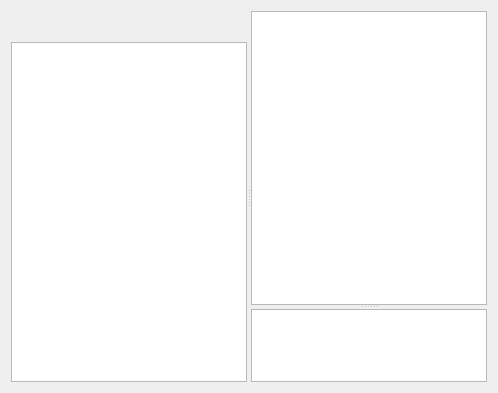
<ui version="4.0" >
 <author>Bastian Bense</author>
 <class>WidgetSendPrivMsg</class>
 <widget class="QWidget" name="WidgetSendPrivMsg" >
  <property name="geometry" >
   <rect>
    <x>0</x>
    <y>0</y>
    <width>498</width>
    <height>393</height>
   </rect>
  </property>
  <property name="windowTitle" >
   <string>Private Messages</string>
  </property>
  <layout class="QHBoxLayout" >
   <item>
    <widget class="QSplitter" name="fSplitterV" >
     <property name="orientation" >
      <enum>Qt::Horizontal</enum>
     </property>
     <widget class="QWidget" name="layoutWidget" >
      <layout class="QVBoxLayout" >
       <item>
        <layout class="QHBoxLayout" >
         <item>
          <widget class="QToolButton" name="fBtnSave" >
           <property name="enabled" >
            <bool>false</bool>
           </property>
           <property name="toolTip" >
            <string>Save Message History</string>
           </property>
           <property name="text" >
            <string/>
           </property>
           <property name="icon" >
            <iconset resource="../application.qrc" >:/icons/icn_download.png</iconset>
           </property>
           <property name="iconSize" >
            <size>
             <width>18</width>
             <height>18</height>
            </size>
           </property>
           <property name="autoRaise" >
            <bool>true</bool>
           </property>
          </widget>
         </item>
         <item>
          <widget class="QToolButton" name="fBtnDelete" >
           <property name="enabled" >
            <bool>false</bool>
           </property>
           <property name="toolTip" >
            <string>Delete Message History</string>
           </property>
           <property name="text" >
            <string/>
           </property>
           <property name="icon" >
            <iconset resource="../application.qrc" >:/icons/icn_delete.png</iconset>
           </property>
           <property name="iconSize" >
            <size>
             <width>18</width>
             <height>18</height>
            </size>
           </property>
           <property name="autoRaise" >
            <bool>true</bool>
           </property>
          </widget>
         </item>
         <item>
          <spacer>
           <property name="orientation" >
            <enum>Qt::Horizontal</enum>
           </property>
           <property name="sizeHint" >
            <size>
             <width>40</width>
             <height>20</height>
            </size>
           </property>
          </spacer>
         </item>
        </layout>
       </item>
       <item>
        <widget class="QListWidget" name="fUsers" >
         <property name="sizePolicy" >
          <sizepolicy vsizetype="Expanding" hsizetype="Expanding" >
           <horstretch>1</horstretch>
           <verstretch>0</verstretch>
          </sizepolicy>
         </property>
         <property name="alternatingRowColors" >
          <bool>true</bool>
         </property>
         <property name="iconSize" >
          <size>
           <width>32</width>
           <height>32</height>
          </size>
         </property>
         <property name="spacing" >
          <number>1</number>
         </property>
        </widget>
       </item>
      </layout>
     </widget>
     <widget class="QSplitter" name="fSplitterH" >
      <property name="sizePolicy" >
       <sizepolicy vsizetype="Expanding" hsizetype="Expanding" >
        <horstretch>0</horstretch>
        <verstretch>0</verstretch>
       </sizepolicy>
      </property>
      <property name="orientation" >
       <enum>Qt::Vertical</enum>
      </property>
      <widget class="QTextEdit" name="fMsg" >
       <property name="sizePolicy" >
        <sizepolicy vsizetype="Expanding" hsizetype="Expanding" >
         <horstretch>4</horstretch>
         <verstretch>4</verstretch>
        </sizepolicy>
       </property>
       <property name="tabChangesFocus" >
        <bool>true</bool>
       </property>
       <property name="readOnly" >
        <bool>true</bool>
       </property>
      </widget>
      <widget class="QTextEdit" name="fInput" >
       <property name="sizePolicy" >
        <sizepolicy vsizetype="Expanding" hsizetype="Expanding" >
         <horstretch>0</horstretch>
         <verstretch>1</verstretch>
        </sizepolicy>
       </property>
       <property name="tabChangesFocus" >
        <bool>true</bool>
       </property>
       <property name="acceptRichText" >
        <bool>false</bool>
       </property>
      </widget>
     </widget>
    </widget>
   </item>
  </layout>
 </widget>
 <tabstops>
  <tabstop>fUsers</tabstop>
  <tabstop>fMsg</tabstop>
 </tabstops>
 <resources>
  <include location="../application.qrc" />
 </resources>
 <connections/>
</ui>
